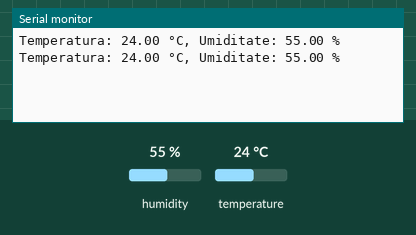
The sketch below on a simulated Arduino Uno, built with avr-gcc and run on an emulated ATmega328P. Parts: the last lines printed to the serial monitor. The test bench sets the inputs (shaded band); at power-on: humidity 55 %, temperature 24 °C.

Above: at 4.8 s.
4.9 s: humidity set to 22 %
At 6.5 s:
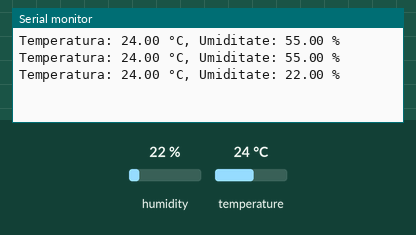
7.9 s: temperature set to 12 °C
At 8.9 s:
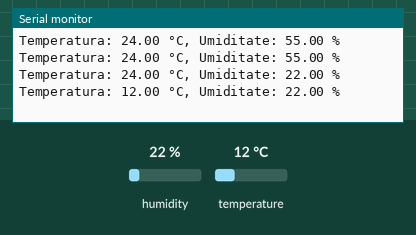
10.9 s: humidity set to 40 %
At 12.5 s:
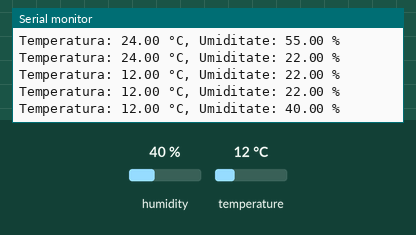
Timing chart, 0 to 14.0 s (numbered marks = the images above; inputs shaded):
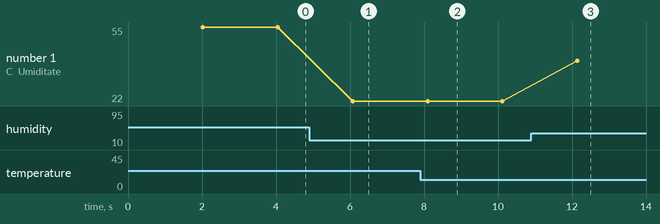

The sketch:

2_SenzorDHT11.ino
```cpp
#include <DHT.h>

#define DHTPIN 2
#define DHTTYPE DHT11
DHT dht(DHTPIN, DHTTYPE);

void setup() {
  Serial.begin(9600);
  dht.begin();
}

void loop() {
  delay(2000);  // DHT11 are nevoie de timp după alimentare și între două citiri

  float temperature = dht.readTemperature();
  float humidity = dht.readHumidity();

  if (isnan(temperature) || isnan(humidity)) {
    Serial.println("Eroare la citirea senzorului DHT11!");
  } else {
    Serial.print("Temperatura: ");
    Serial.print(temperature);
    Serial.print(" °C, Umiditate: ");
    Serial.print(humidity);
    Serial.println(" %");
  }
}
```

Measured:
- after the input at 4.9 s, the serial monitor: prints a new line after 1.2 s (image 1)
- after the input at 7.9 s, the serial monitor: prints a new line after 0.20 s (image 2)
- after the input at 10.9 s, the serial monitor: prints a new line after 1.2 s (image 3)
- plotted number 1: 55 → 22 after the input at 4.9 s, 22 → 40 after the input at 10.9 s
